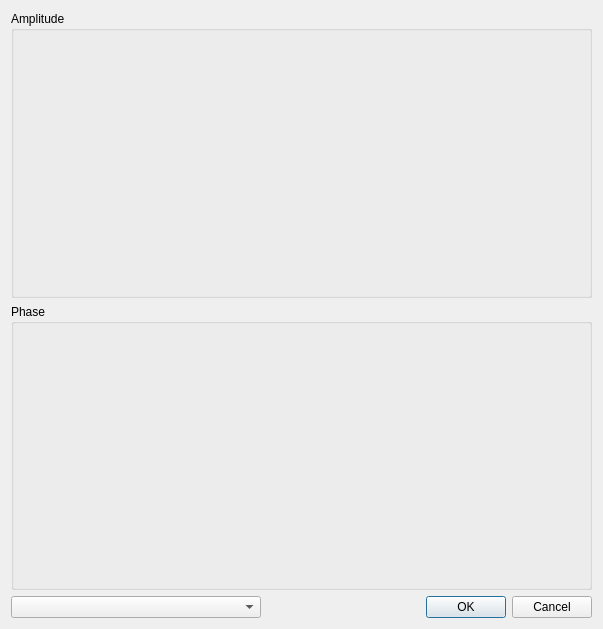
<?xml version="1.0" encoding="UTF-8"?>
<ui version="4.0">
 <class>FFTDialog</class>
 <widget class="QDialog" name="FFTDialog">
  <property name="geometry">
   <rect>
    <x>0</x>
    <y>0</y>
    <width>603</width>
    <height>629</height>
   </rect>
  </property>
  <property name="windowTitle">
   <string>Dialog</string>
  </property>
  <layout class="QHBoxLayout" name="horizontalLayout">
   <item>
    <layout class="QVBoxLayout" name="verticalLayout_2">
     <item>
      <widget class="QGroupBox" name="groupBoxAmp">
       <property name="title">
        <string>Amplitude</string>
       </property>
       <layout class="QHBoxLayout" name="horizontalLayout_2">
        <item>
         <widget class="QCustomPlot" name="exQCustomPlotAmp" native="true">
          <property name="sizePolicy">
           <sizepolicy hsizetype="Expanding" vsizetype="Expanding">
            <horstretch>0</horstretch>
            <verstretch>0</verstretch>
           </sizepolicy>
          </property>
         </widget>
        </item>
       </layout>
      </widget>
     </item>
     <item>
      <widget class="QGroupBox" name="groupBoxPhase">
       <property name="title">
        <string>Phase</string>
       </property>
       <layout class="QHBoxLayout" name="horizontalLayout_3">
        <item>
         <widget class="QCustomPlot" name="exQCustomPlotPhase" native="true">
          <property name="sizePolicy">
           <sizepolicy hsizetype="Expanding" vsizetype="Expanding">
            <horstretch>0</horstretch>
            <verstretch>0</verstretch>
           </sizepolicy>
          </property>
         </widget>
        </item>
       </layout>
      </widget>
     </item>
     <item>
      <layout class="QHBoxLayout" name="horizontalLayout_4">
       <item>
        <widget class="QComboBox" name="comboBoxInputSignal">
         <property name="sizePolicy">
          <sizepolicy hsizetype="Fixed" vsizetype="Fixed">
           <horstretch>0</horstretch>
           <verstretch>0</verstretch>
          </sizepolicy>
         </property>
         <property name="minimumSize">
          <size>
           <width>250</width>
           <height>0</height>
          </size>
         </property>
        </widget>
       </item>
       <item>
        <spacer name="horizontalSpacer">
         <property name="orientation">
          <enum>Qt::Horizontal</enum>
         </property>
         <property name="sizeHint" stdset="0">
          <size>
           <width>40</width>
           <height>20</height>
          </size>
         </property>
        </spacer>
       </item>
       <item>
        <layout class="QHBoxLayout" name="horizontalLayout_5">
         <item>
          <widget class="QPushButton" name="pushButtonOK">
           <property name="text">
            <string>OK</string>
           </property>
          </widget>
         </item>
         <item>
          <widget class="QPushButton" name="pushButtonCancel">
           <property name="text">
            <string>Cancel</string>
           </property>
          </widget>
         </item>
        </layout>
       </item>
      </layout>
     </item>
    </layout>
   </item>
  </layout>
 </widget>
 <customwidgets>
  <customwidget>
   <class>QCustomPlot</class>
   <extends>QWidget</extends>
   <header>exqcustomplot.h</header>
   <container>1</container>
  </customwidget>
 </customwidgets>
 <resources/>
 <connections/>
</ui>
